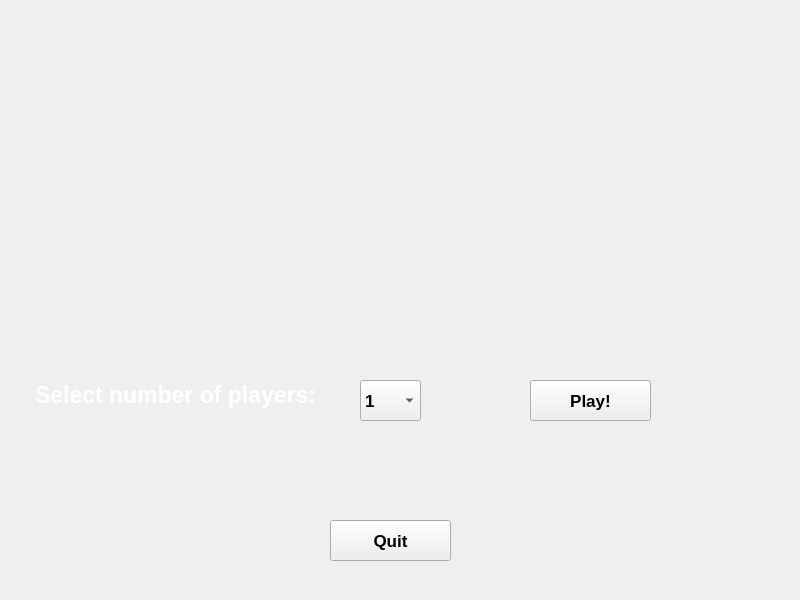
<?xml version="1.0" encoding="UTF-8"?>
<ui version="4.0">
 <class>MainWindow</class>
 <widget class="QMainWindow" name="MainWindow">
  <property name="geometry">
   <rect>
    <x>0</x>
    <y>0</y>
    <width>800</width>
    <height>600</height>
   </rect>
  </property>
  <property name="windowTitle">
   <string>MainWindow</string>
  </property>
  <widget class="QWidget" name="centralwidget">
   <widget class="QComboBox" name="playersNumberComboBox">
    <property name="geometry">
     <rect>
      <x>360</x>
      <y>380</y>
      <width>61</width>
      <height>41</height>
     </rect>
    </property>
    <property name="font">
     <font>
      <pointsize>13</pointsize>
      <bold>true</bold>
     </font>
    </property>
    <property name="autoFillBackground">
     <bool>true</bool>
    </property>
    <property name="editable">
     <bool>false</bool>
    </property>
    <property name="currentText">
     <string>1</string>
    </property>
    <item>
     <property name="text">
      <string>1</string>
     </property>
    </item>
   </widget>
   <widget class="QLabel" name="label">
    <property name="geometry">
     <rect>
      <x>20</x>
      <y>370</y>
      <width>311</width>
      <height>51</height>
     </rect>
    </property>
    <property name="font">
     <font>
      <pointsize>17</pointsize>
      <bold>true</bold>
     </font>
    </property>
    <property name="autoFillBackground">
     <bool>false</bool>
    </property>
    <property name="styleSheet">
     <string notr="true">border-radius: 15px;
background-color: rgba(0, 0, 0, .50);
text-align: center;</string>
    </property>
    <property name="text">
     <string>&lt;html&gt;&lt;head/&gt;&lt;body&gt;&lt;p align=&quot;center&quot;&gt;&lt;span style=&quot; color:#ffffff;&quot;&gt;Select number of players:&lt;/span&gt;&lt;/p&gt;&lt;/body&gt;&lt;/html&gt;</string>
    </property>
   </widget>
   <widget class="QPushButton" name="playButton">
    <property name="geometry">
     <rect>
      <x>530</x>
      <y>380</y>
      <width>121</width>
      <height>41</height>
     </rect>
    </property>
    <property name="font">
     <font>
      <pointsize>13</pointsize>
      <bold>true</bold>
     </font>
    </property>
    <property name="autoFillBackground">
     <bool>true</bool>
    </property>
    <property name="styleSheet">
     <string notr="true"/>
    </property>
    <property name="text">
     <string>Play!</string>
    </property>
   </widget>
   <widget class="QPushButton" name="quitButton">
    <property name="geometry">
     <rect>
      <x>330</x>
      <y>520</y>
      <width>121</width>
      <height>41</height>
     </rect>
    </property>
    <property name="font">
     <font>
      <pointsize>13</pointsize>
      <bold>true</bold>
     </font>
    </property>
    <property name="autoFillBackground">
     <bool>true</bool>
    </property>
    <property name="styleSheet">
     <string notr="true"/>
    </property>
    <property name="text">
     <string>Quit</string>
    </property>
   </widget>
   <widget class="QLabel" name="bgLabel">
    <property name="geometry">
     <rect>
      <x>0</x>
      <y>0</y>
      <width>800</width>
      <height>600</height>
     </rect>
    </property>
    <property name="text">
     <string/>
    </property>
   </widget>
  </widget>
 </widget>
 <resources/>
 <connections/>
</ui>
